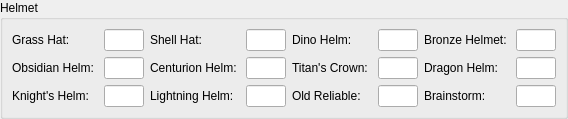
           <widget class="QGroupBox" name="groupBox_13" >
            <property name="title" >
             <string>Helmet</string>
            </property>
            <layout class="QVBoxLayout" >
             <property name="margin" >
              <number>9</number>
             </property>
             <property name="spacing" >
              <number>6</number>
             </property>
             <item>
              <layout class="QGridLayout" >
               <property name="margin" >
                <number>0</number>
               </property>
               <property name="spacing" >
                <number>6</number>
               </property>
               <item row="0" column="3" >
                <widget class="QLineEdit" name="shellHatText" >
                 <property name="minimumSize" >
                  <size>
                   <width>40</width>
                   <height>0</height>
                  </size>
                 </property>
                 <property name="maximumSize" >
                  <size>
                   <width>40</width>
                   <height>16777215</height>
                  </size>
                 </property>
                 <property name="maxLength" >
                  <number>1</number>
                 </property>
                </widget>
               </item>
               <item row="0" column="0" >
                <widget class="QLabel" name="label_87" >
                 <property name="text" >
                  <string>Grass Hat: </string>
                 </property>
                </widget>
               </item>
               <item row="0" column="6" >
                <widget class="QLabel" name="label_88" >
                 <property name="text" >
                  <string>Bronze Helmet: </string>
                 </property>
                </widget>
               </item>
               <item row="1" column="4" >
                <widget class="QLabel" name="label_89" >
                 <property name="text" >
                  <string>Titan's Crown: </string>
                 </property>
                </widget>
               </item>
               <item row="0" column="7" >
                <widget class="QLineEdit" name="bronzeHelmetText" >
                 <property name="minimumSize" >
                  <size>
                   <width>40</width>
                   <height>0</height>
                  </size>
                 </property>
                 <property name="maximumSize" >
                  <size>
                   <width>40</width>
                   <height>16777215</height>
                  </size>
                 </property>
                 <property name="maxLength" >
                  <number>1</number>
                 </property>
                </widget>
               </item>
               <item row="1" column="1" >
                <widget class="QLineEdit" name="obsidianHelmText" >
                 <property name="maximumSize" >
                  <size>
                   <width>40</width>
                   <height>16777215</height>
                  </size>
                 </property>
                 <property name="maxLength" >
                  <number>1</number>
                 </property>
                </widget>
               </item>
               <item row="0" column="1" >
                <widget class="QLineEdit" name="grassHatText" >
                 <property name="minimumSize" >
                  <size>
                   <width>40</width>
                   <height>0</height>
                  </size>
                 </property>
                 <property name="maximumSize" >
                  <size>
                   <width>40</width>
                   <height>16777215</height>
                  </size>
                 </property>
                 <property name="maxLength" >
                  <number>1</number>
                 </property>
                </widget>
               </item>
               <item row="2" column="0" >
                <widget class="QLabel" name="label_90" >
                 <property name="text" >
                  <string>Knight's Helm: </string>
                 </property>
                </widget>
               </item>
               <item row="2" column="4" >
                <widget class="QLabel" name="label_91" >
                 <property name="text" >
                  <string>Old Reliable: </string>
                 </property>
                </widget>
               </item>
               <item row="1" column="7" >
                <widget class="QLineEdit" name="dragonHelmText" >
                 <property name="maximumSize" >
                  <size>
                   <width>40</width>
                   <height>16777215</height>
                  </size>
                 </property>
                 <property name="maxLength" >
                  <number>1</number>
                 </property>
                </widget>
               </item>
               <item row="2" column="7" >
                <widget class="QLineEdit" name="brainstormText" >
                 <property name="maximumSize" >
                  <size>
                   <width>40</width>
                   <height>16777215</height>
                  </size>
                 </property>
                 <property name="maxLength" >
                  <number>1</number>
                 </property>
                </widget>
               </item>
               <item row="0" column="2" >
                <widget class="QLabel" name="label_92" >
                 <property name="text" >
                  <string>Shell Hat: </string>
                 </property>
                </widget>
               </item>
               <item row="1" column="6" >
                <widget class="QLabel" name="label_93" >
                 <property name="text" >
                  <string>Dragon Helm: </string>
                 </property>
                </widget>
               </item>
               <item row="2" column="1" >
                <widget class="QLineEdit" name="knightsHelmText" >
                 <property name="maximumSize" >
                  <size>
                   <width>40</width>
                   <height>16777215</height>
                  </size>
                 </property>
                 <property name="maxLength" >
                  <number>1</number>
                 </property>
                </widget>
               </item>
               <item row="1" column="5" >
                <widget class="QLineEdit" name="titansCrownText" >
                 <property name="maximumSize" >
                  <size>
                   <width>40</width>
                   <height>16777215</height>
                  </size>
                 </property>
                 <property name="maxLength" >
                  <number>1</number>
                 </property>
                </widget>
               </item>
               <item row="1" column="2" >
                <widget class="QLabel" name="label_94" >
                 <property name="text" >
                  <string>Centurion Helm: </string>
                 </property>
                </widget>
               </item>
               <item row="2" column="3" >
                <widget class="QLineEdit" name="lightningHelmText" >
                 <property name="maximumSize" >
                  <size>
                   <width>40</width>
                   <height>16777215</height>
                  </size>
                 </property>
                 <property name="maxLength" >
                  <number>1</number>
                 </property>
                </widget>
               </item>
               <item row="0" column="4" >
                <widget class="QLabel" name="label_95" >
                 <property name="text" >
                  <string>Dino Helm: </string>
                 </property>
                </widget>
               </item>
               <item row="2" column="5" >
                <widget class="QLineEdit" name="oldReliableText" >
                 <property name="maximumSize" >
                  <size>
                   <width>40</width>
                   <height>16777215</height>
                  </size>
                 </property>
                 <property name="maxLength" >
                  <number>1</number>
                 </property>
                </widget>
               </item>
               <item row="2" column="2" >
                <widget class="QLabel" name="label_96" >
                 <property name="text" >
                  <string>Lightning Helm: </string>
                 </property>
                </widget>
               </item>
               <item row="0" column="5" >
                <widget class="QLineEdit" name="dinoHelmText" >
                 <property name="minimumSize" >
                  <size>
                   <width>40</width>
                   <height>0</height>
                  </size>
                 </property>
                 <property name="maximumSize" >
                  <size>
                   <width>40</width>
                   <height>16777215</height>
                  </size>
                 </property>
                 <property name="maxLength" >
                  <number>1</number>
                 </property>
                </widget>
               </item>
               <item row="2" column="6" >
                <widget class="QLabel" name="label_97" >
                 <property name="text" >
                  <string>Brainstorm: </string>
                 </property>
                </widget>
               </item>
               <item row="1" column="0" >
                <widget class="QLabel" name="label_98" >
                 <property name="text" >
                  <string>Obsidian Helm: </string>
                 </property>
                </widget>
               </item>
               <item row="1" column="3" >
                <widget class="QLineEdit" name="centurionHelmText" >
                 <property name="maximumSize" >
                  <size>
                   <width>40</width>
                   <height>16777215</height>
                  </size>
                 </property>
                 <property name="maxLength" >
                  <number>1</number>
                 </property>
                </widget>
               </item>
              </layout>
             </item>
            </layout>
           </widget>
